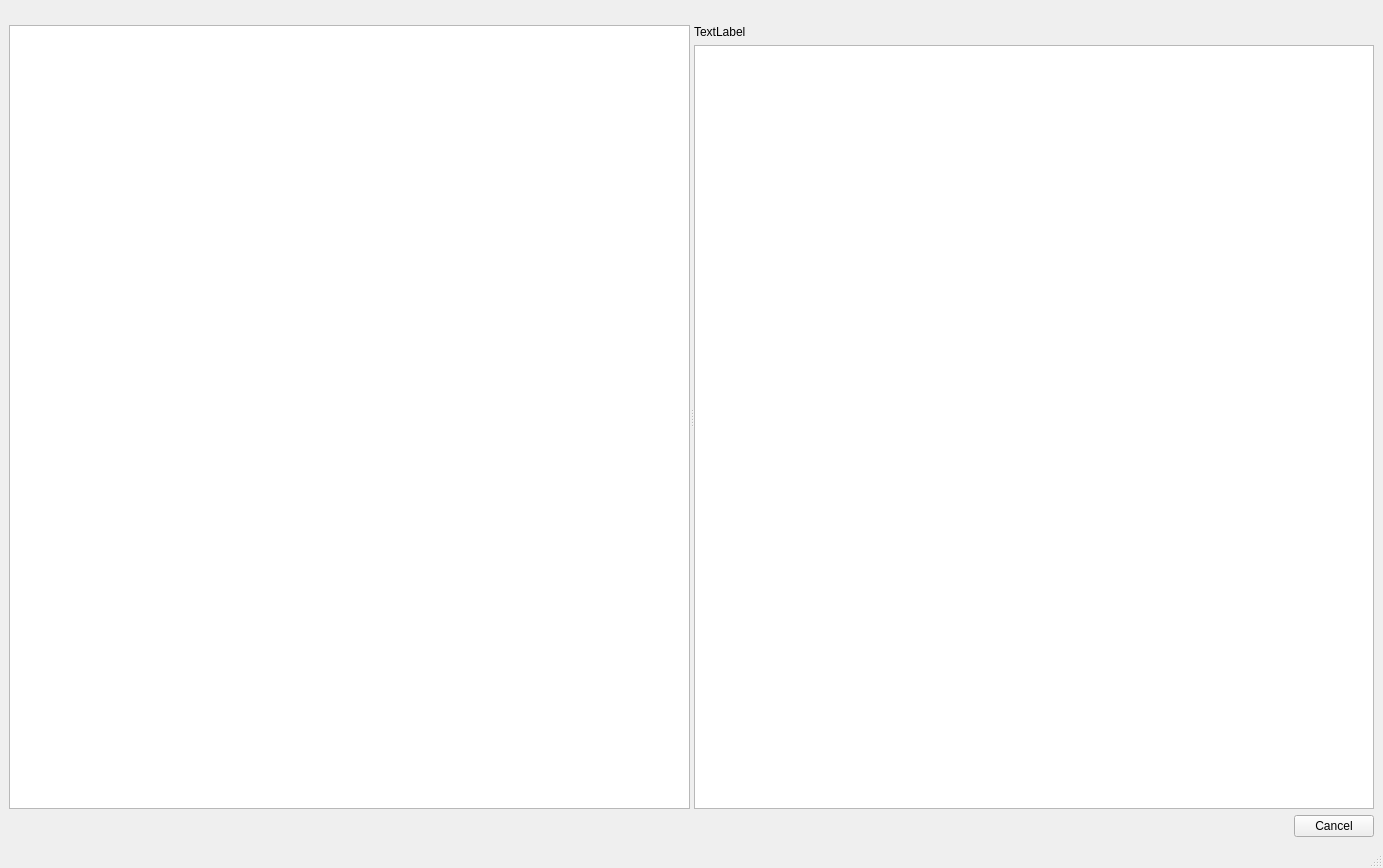
<?xml version="1.0" encoding="UTF-8"?>
<ui version="4.0">
    <class>MainWindow</class>
    <widget class="QMainWindow" name="MainWindow">
        <property name="geometry">
            <rect>
                <x>0</x>
                <y>0</y>
                <width>1383</width>
                <height>868</height>
            </rect>
        </property>
        <property name="windowTitle">
            <string>MainWindow</string>
        </property>
        <widget class="QWidget" name="centralwidget">
            <layout class="QVBoxLayout" name="verticalLayout">
                <item>
                    <widget class="AttributeSelector" name="main_attribute_widget" native="true">
                        <property name="minimumSize">
                            <size>
                                <width>0</width>
                                <height>10</height>
                            </size>
                        </property>
                    </widget>
                </item>
                <item>
                    <widget class="QSplitter" name="splitter">
                        <property name="sizePolicy">
                            <sizepolicy hsizetype="Expanding" vsizetype="Minimum">
                                <horstretch>0</horstretch>
                                <verstretch>1</verstretch>
                            </sizepolicy>
                        </property>
                        <property name="orientation">
                            <enum>Qt::Horizontal</enum>
                        </property>
                        <widget class="ObjectTree" name="object_tree">
                            <property name="contextMenuPolicy">
                                <enum>Qt::CustomContextMenu</enum>
                            </property>
                            <property name="selectionMode">
                                <enum>QAbstractItemView::ExtendedSelection</enum>
                            </property>
                        </widget>
                        <widget class="QWidget" name="verticalLayoutWidget">
                            <layout class="QVBoxLayout" name="verticalLayout_2">
                                <item>
                                    <widget class="QLabel" name="label_object">
                                        <property name="text">
                                            <string>TextLabel</string>
                                        </property>
                                    </widget>
                                </item>
                                <item>
                                    <widget class="PsetTree" name="property_set_tree">
                                        <property name="contextMenuPolicy">
                                            <enum>Qt::CustomContextMenu</enum>
                                        </property>
                                        <property name="selectionMode">
                                            <enum>QAbstractItemView::ExtendedSelection</enum>
                                        </property>
                                    </widget>
                                </item>
                            </layout>
                        </widget>
                    </widget>
                </item>
                <item>
                    <widget class="QDialogButtonBox" name="buttonBox">
                        <property name="standardButtons">
                            <set>QDialogButtonBox::Cancel</set>
                        </property>
                        <property name="centerButtons">
                            <bool>false</bool>
                        </property>
                    </widget>
                </item>
            </layout>
        </widget>
        <widget class="QMenuBar" name="menubar">
            <property name="geometry">
                <rect>
                    <x>0</x>
                    <y>0</y>
                    <width>1383</width>
                    <height>22</height>
                </rect>
            </property>
        </widget>
        <widget class="QStatusBar" name="statusbar"/>
    </widget>
    <customwidgets>
        <customwidget>
            <class>ObjectTree</class>
            <extends>QTreeView</extends>
            <header>som_gui.module.modelcheck_window.ui</header>
        </customwidget>
        <customwidget>
            <class>PsetTree</class>
            <extends>QTreeView</extends>
            <header>som_gui.module.modelcheck_window.ui</header>
        </customwidget>
        <customwidget>
            <class>AttributeSelector</class>
            <extends>QWidget</extends>
            <header>som_gui.module.util.ui</header>
            <container>1</container>
        </customwidget>
    </customwidgets>
    <resources/>
    <connections/>
</ui>
